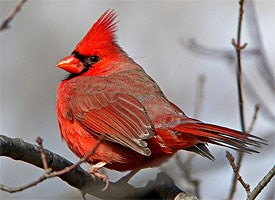
%> input picture hw1/cardinal1.jpg, 275 x 200 px
$ octave mainPart1.m   (GNU Octave 9; MATLAB toolbox functions it lacks are replaced by stand-ins)
%> lines starting %> are read from the running program, lines starting %| are printed output that depends on the picture
clc;clear;
data = load('filters.mat');
filters = data.F;


cardinal_1 = imread('cardinal1.jpg');
%> cardinal_1 is the input picture: size 200x275x3 uint8; mean R, G, B 154.3, 130.1, 127.9
cardinal_1 = rgb2gray( cardinal_1 );
%> cardinal_1: size 200x275 uint8
cardinal_1 = imresize( cardinal_1, [100, 100] );
%> cardinal_1: size 100x100 uint8


cardinal_2 = imread('cardinal2.jpg');
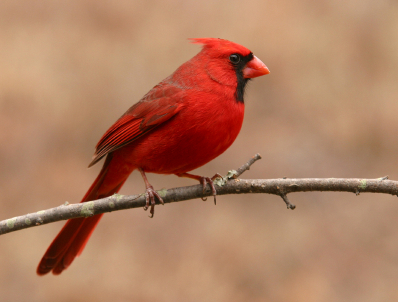
%> input picture hw1/cardinal2.jpg, 398 x 302 px
%> cardinal_2 is the input picture: size 302x398x3 uint8; mean R, G, B 175.5, 125.9, 97.6
cardinal_2 = rgb2gray( cardinal_2 );
%> cardinal_2: size 302x398 uint8
cardinal_2 = imresize( cardinal_2, [100, 100] );
%> cardinal_2: size 100x100 uint8

leopard_1 = imread('leopard1.jpg');
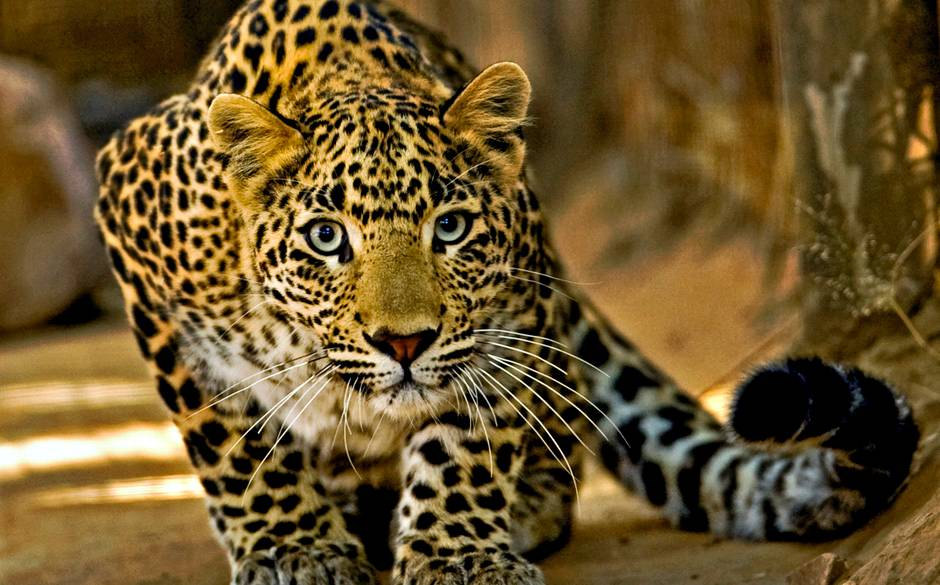
%> input picture hw1/leopard1.jpg, 940 x 585 px
%> leopard_1 is the input picture: size 585x940x3 uint8; mean R, G, B 108.3, 85.6, 44.2
leopard_1 = rgb2gray( leopard_1 );
%> leopard_1: size 585x940 uint8
leopard_1 = imresize( leopard_1, [100, 100] );
%> leopard_1: size 100x100 uint8

leopard_2 = imread('leopard2.jpg');
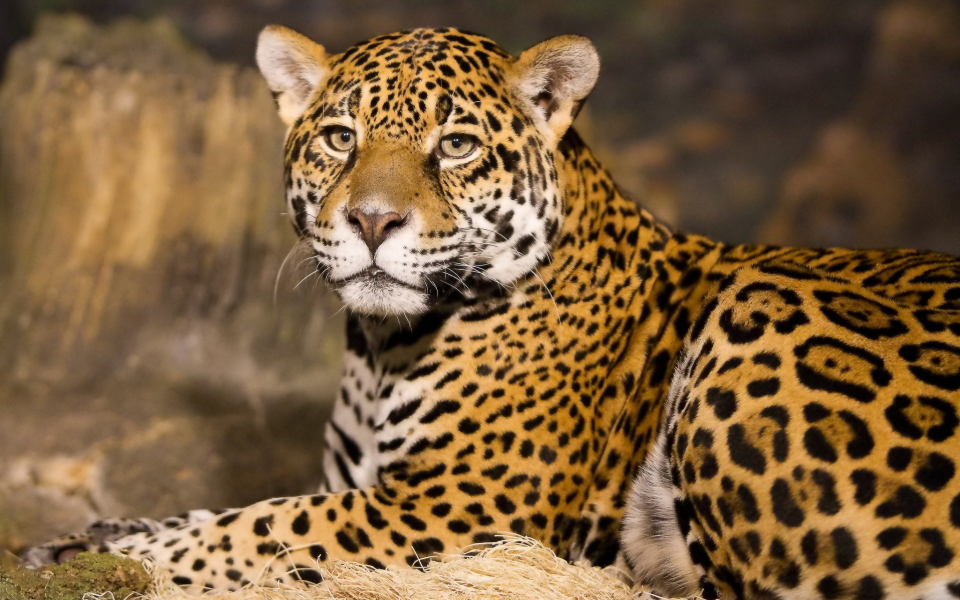
%> input picture hw1/leopard2.jpg, 1920 x 1200 px (shown at 1/2 size)
%> leopard_2 is the input picture: size 1200x1920x3 uint8; mean R, G, B 123.1, 93.9, 60.1
leopard_2 = rgb2gray( leopard_2 );
%> leopard_2: size 1200x1920 uint8
leopard_2 = imresize( leopard_2, [100, 100] );
%> leopard_2: size 100x100 uint8


panda_1 = imread('panda1.jpg');
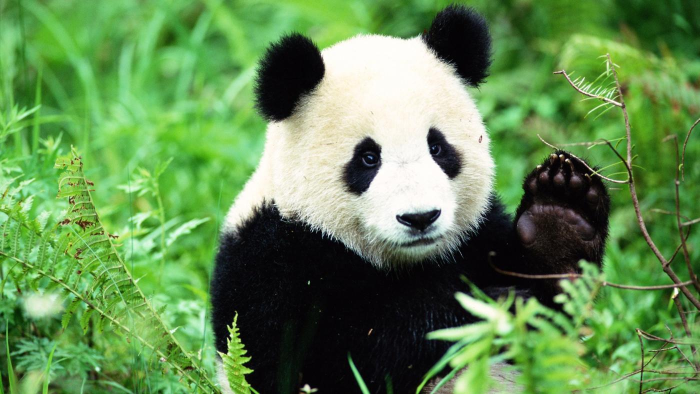
%> input picture hw1/panda1.jpg, 1400 x 788 px (shown at 1/2 size)
%> panda_1 is the input picture: size 788x1400x3 uint8; mean R, G, B 98.2, 139.5, 81.5
panda_1 = rgb2gray( panda_1 );
%> panda_1: size 788x1400 uint8
panda_1 = imresize( panda_1, [100, 100] );
%> panda_1: size 100x100 uint8

panda_2 = imread('panda2.jpg');
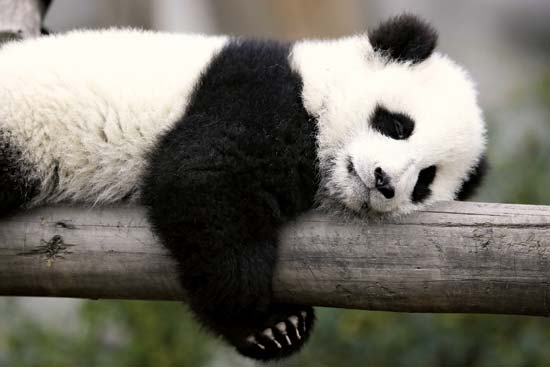
%> input picture hw1/panda2.jpg, 550 x 367 px
%> panda_2 is the input picture: size 367x550x3 uint8; mean R, G, B 114.2, 111.3, 102.3
panda_2 = rgb2gray( panda_2 );
%> panda_2: size 367x550 uint8
panda_2 = imresize( panda_2, [100, 100] );
%> panda_2: size 100x100 uint8


%% =============== Same animals similar ============================%%
i = 40; figure(1)

filter = filters(:,:,i);
subplot( 2, 4, 1)
imagesc(filter);


subplot( 2, 4, 3)
filter_image = imfilter( cardinal_1, filter, 'conv');
imagesc(filter_image);
title('cardinal1.jpg');

subplot( 2, 4, 4)
filter_image = imfilter( cardinal_2, filter, 'conv');
imagesc(filter_image);
title('cardinal2.jpg');

subplot( 2, 4, 5)
filter_image = imfilter( leopard_1, filter, 'conv');
imagesc(filter_image);
title('leopard1.jpg');

subplot( 2, 4, 6)
filter_image = imfilter( leopard_2, filter, 'conv');
imagesc(filter_image);
title('leopard2.jpg');

subplot( 2, 4, 7)
filter_image = imfilter( panda_1, filter, 'conv');
imagesc(filter_image);
title('panda1.jpg');

subplot( 2, 4, 8)
filter_image = imfilter( panda_2, filter, 'conv');
imagesc(filter_image);
title('panda2.jpg');


%% =============== Different animals similar ============================%%
i = 10; figure(2)

filter = filters(:,:,i);
subplot( 2, 4, 1)
imagesc(filter);


subplot( 2, 4, 3)
filter_image = imfilter( cardinal_1, filter, 'conv');
imagesc(filter_image);
title('cardinal1.jpg');

subplot( 2, 4, 4)
filter_image = imfilter( cardinal_2, filter, 'conv');
imagesc(filter_image);
title('cardinal2.jpg');

subplot( 2, 4, 5)
filter_image = imfilter( leopard_1, filter, 'conv');
imagesc(filter_image);
title('leopard1.jpg');

subplot( 2, 4, 6)
filter_image = imfilter( leopard_2, filter, 'conv');
imagesc(filter_image);
title('leopard2.jpg');

subplot( 2, 4, 7)
filter_image = imfilter( panda_1, filter, 'conv');
imagesc(filter_image);
title('panda1.jpg');

subplot( 2, 4, 8)
filter_image = imfilter( panda_2, filter, 'conv');
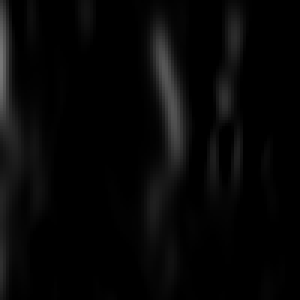
%> filter_image: size 100x100 uint8 (shown 3 times larger); min 0, max 119, mean 6.8
imagesc(filter_image);
title('panda2.jpg');
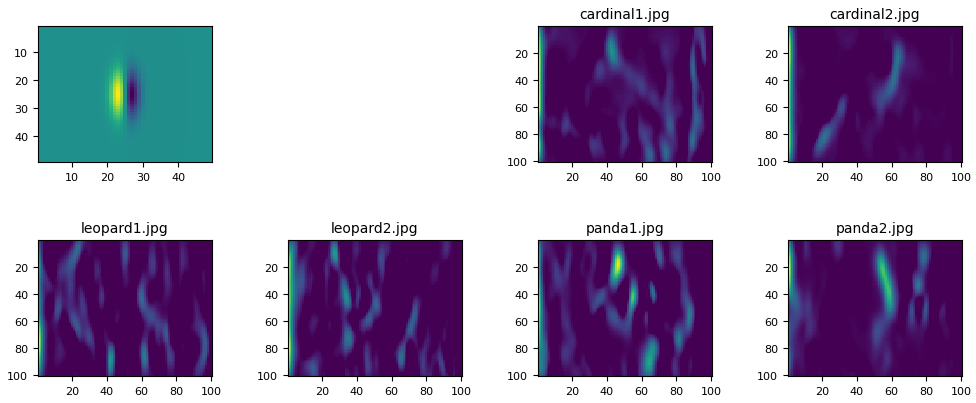
%> figure redrawn from the program's plot data, 7 panels
